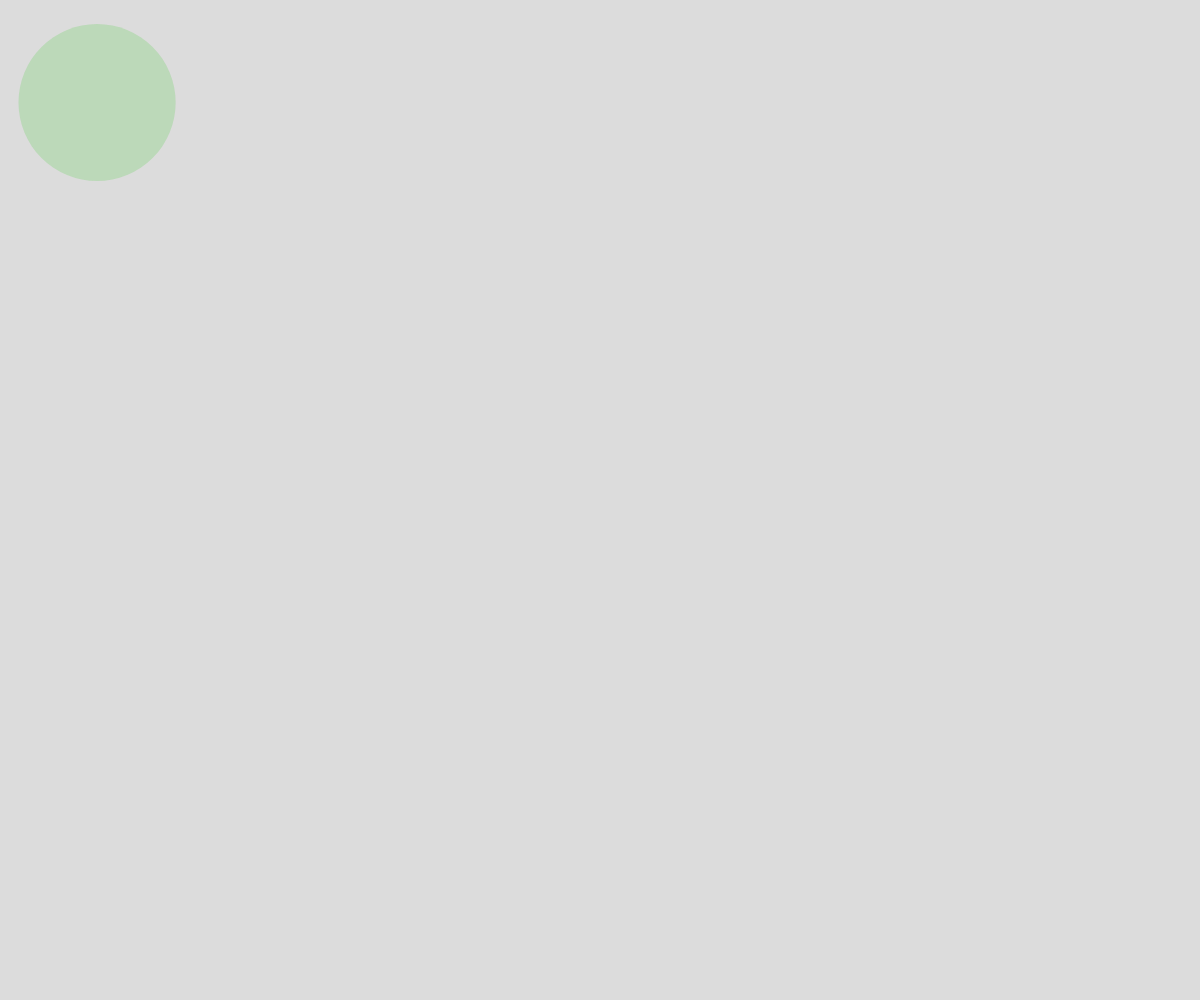
Frame 1 (no input)
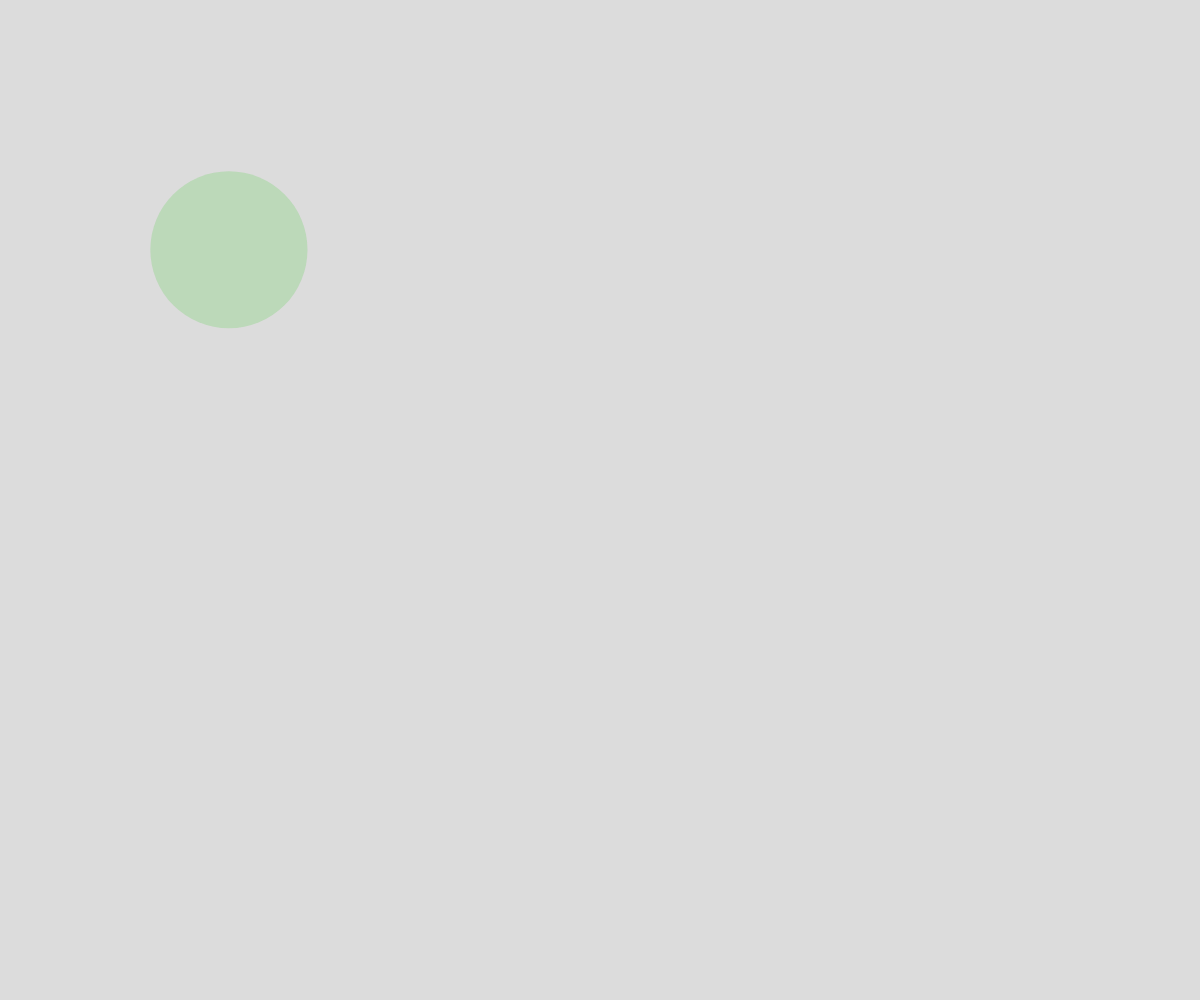
Frame 60 (no input)
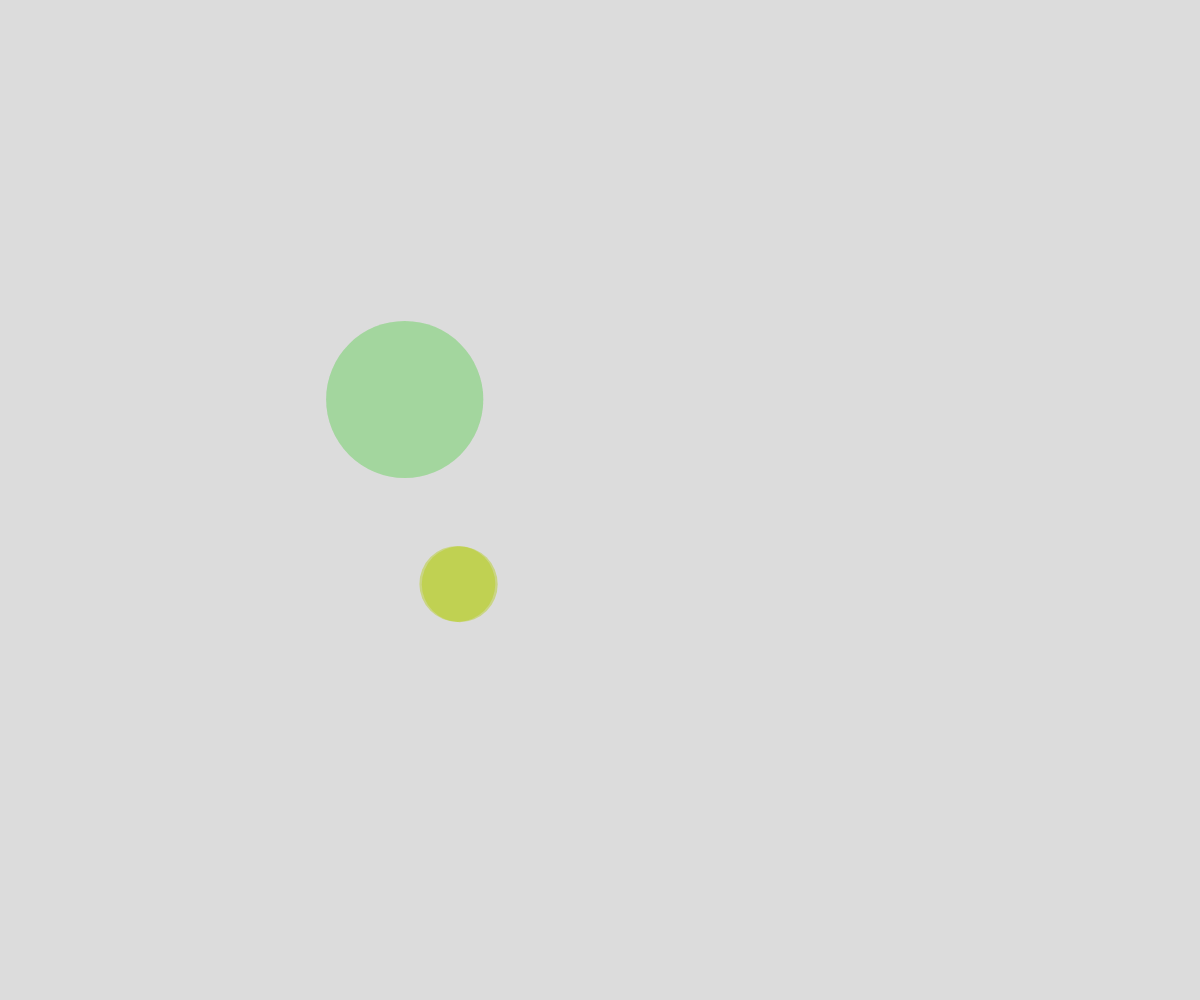
Frame 120 (the mouse pressed at the canvas centre since frame 60)

The p5.js sketch that drew these frames (run headless with seeded random() and noise() and a simulated clock; from frame 60 on, the mouse is pressed at the canvas centre):

// p5.js sketch
// ── sketch.js
// Project Title
// Your Name
// Date
//
// Extra for Experts:
// - describe what you did to take this project "above and beyond"

let theCircles= [];

function setup() {
  createCanvas(windowWidth, windowHeight);
  theCircles.push(spawnBall(100, 100));
}

function draw() {
  background(220);
  // move
  for (let i = 0; i < theCircles.length; i++) {
    theCircles[i].x += theCircles[i].dx;
    theCircles[i].y += theCircles[i].dy;

    if(theCircles[i]. x + theCircles[i].radius > width || theCircles[i].x - theCircles[i].radius < 0) {
      theCircles[i].dx *= -1;
    }
    
    if(theCircles[i]. y + theCircles[i].radius > height || theCircles[i].y - theCircles[i].radius < 0) {
      theCircles[i].dy *= -1;

    }
    //display
    for(let thisCircle of theCircles) {
      fill(thisCircle.theColor);
      noStroke();
      circle(thisCircle.x, thisCircle.y, thisCircle.radius*2);
    }
  }
}

function mousePressed() {
  theCircles.push(spawnBall(mouseX, mouseY));
}

function spawnBall(tempX, tempY) {
  let newBall = {
    x: tempX,
    y: tempX,
    radius: random(25, 100),
    dx: random(-5, 5),
    dy: random(-5, 5),
    theColor: color(random(255), random(255), random(255), random(255),)
  };
  return newBall;

}
